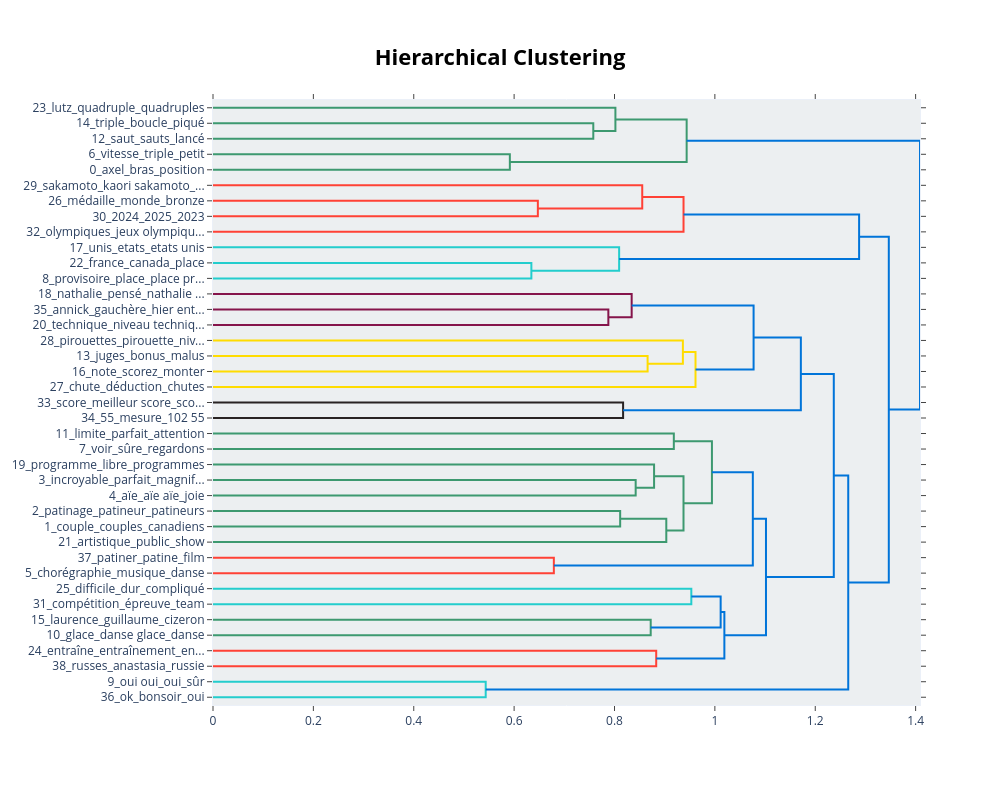

Source (notebook cell):
### Code cell
# Install dependencies if needed
# pip install bertopic sentence-transformers umap-learn hdbscan

from bertopic import BERTopic
from sentence_transformers import SentenceTransformer
from sklearn.feature_extraction.text import CountVectorizer
from umap import UMAP
from sklearn.cluster import HDBSCAN
from bertopic.cluster import BaseCluster

class SklearnHDBSCAN(BaseCluster):
    def __init__(self, *args, **kwargs):
        self.model = HDBSCAN(*args, **kwargs)
    
    def fit(self, X):
        self.model.fit(X)
        self.labels_ = self.model.labels_
        return self
    
    def fit_predict(self, X):
        self.labels_ = self.model.fit_predict(X)
        return self.labels_
hdbscan_model = SklearnHDBSCAN(
    min_cluster_size=50,      # bigger = fewer, larger topics
    min_samples=10,            # higher = more conservative clustering
    cluster_selection_epsilon=0.1,  # merge nearby clusters
    cluster_selection_method='leaf' # fewer, more specific clusters
)

# Load CamemBERT embedding model
embedding_model = SentenceTransformer("dangvantuan/sentence-camembert-base", device="cuda")

STOPWORDS = [x.strip() for x in open('stopwords.txt').readlines()]

# Vectorizer for topic representation
vectorizer_model = CountVectorizer(
    stop_words=STOPWORDS,
    ngram_range=(1,2),
    min_df=2
)
#umap_model = UMAP(n_neighbors=15, n_components=5, min_dist=0.0, random_state=42)
seed =  [
["émotion","larme","ému","joie","tristesse"],
["famille","parents","ami", "personnel", "conjoint"]]
""",
["attaque","montée","effort","énergie","relance","sprint"],        # tactique
["médaille","podium","victoire","champion","record","victoire","classement","premier","deuxième","troisième"],              # résultats
["bravo","chapeau","incroyable","monstrueux","magnifique","énorme"],        # admiration
["tir","cible","pénalité","debout","couché","faute"],                      # technique
["âge","ans","carrière","champion du monde","olympique","saison"],
["rapide","forme","expérience","solide","rapide","bon"],          # profil athlète
["devant","revient","prend la tête","écart","seconde", "temps","tour","intermédiaire","course","piste"] 
]"""
# Build BERTopic model
topic_model = BERTopic(
    embedding_model=embedding_model,
    vectorizer_model=vectorizer_model,
    hdbscan_model=hdbscan_model,
    language="french",
    calculate_probabilities=True,
    verbose=True,
    seed_topic_list=seed    
)

# Fit the model
topics, probs = topic_model.fit_transform(df["text"])

# Show discovered topics
print(topic_model.get_topic_info())

# Show keywords for a specific topic
print(topic_model.get_topic(0))

# Visualize topics
topic_model.visualize_topics()

# Visualize topic hierarchy
topic_model.visualize_hierarchy()

#keybertopic, extrait phrases saillantes
#tester lda
#virer phrases nulles et refaire tourner
#pas virer -1 sauf si faible échantillon et checker
#checker si semi-superviser pour trouver thèmes

### Figure 1 — Plotly figure (JSON) as saved in the notebook; plotly's stock layout.template omitted (floating-point values rounded to 4 significant figures)
{"data": [{"hoverinfo": "text", "marker": {"color": "rgb(61,153,112)"}, "mode": "lines", "type": "scatter", "x": [0.0, 0.7577, 0.7577, 0.0], "xaxis": "x", "y": [-15.0, -15.0, -25.0, -25.0], "yaxis": "y"}, {"hoverinfo": "text", "marker": {"color": "rgb(61,153,112)"}, "mode": "lines", "type": "scatter", "x": [0.0, 0.8018, 0.8018, 0.7577], "xaxis": "x", "y": [-5.0, -5.0, -20.0, -20.0], "yaxis": "y"}, {"hoverinfo": "text", "marker": {"color": "rgb(61,153,112)"}, "mode": "lines", "type": "scatter", "x": [0.0, 0.5915, 0.5915, 0.0], "xaxis": "x", "y": [-35.0, -35.0, -45.0, -45.0], "yaxis": "y"}, {"hoverinfo": "text", "marker": {"color": "rgb(61,153,112)"}, "mode": "lines", "type": "scatter", "x": [0.8018, 0.9438, 0.9438, 0.5915], "xaxis": "x", "y": [-12.5, -12.5, -40.0, -40.0], "yaxis": "y"}, {"hoverinfo": "text", "marker": {"color": "rgb(255,65,54)"}, "mode": "lines", "type": "scatter", "x": [0.0, 0.6473, 0.6473, 0.0], "xaxis": "x", "y": [-65.0, -65.0, -75.0, -75.0], "yaxis": "y"}, {"hoverinfo": "text", "marker": {"color": "rgb(255,65,54)"}, "mode": "lines", "type": "scatter", "x": [0.0, 0.8553, 0.8553, 0.6473], "xaxis": "x", "y": [-55.0, -55.0, -70.0, -70.0], "yaxis": "y"}, {"hoverinfo": "text", "marker": {"color": "rgb(255,65,54)"}, "mode": "lines", "type": "scatter", "x": [0.8553, 0.9376, 0.9376, 0.0], "xaxis": "x", "y": [-62.5, -62.5, -85.0, -85.0], "yaxis": "y"}, {"hoverinfo": "text", "marker": {"color": "rgb(35,205,205)"}, "mode": "lines", "type": "scatter", "x": [0.0, 0.6344, 0.6344, 0.0], "xaxis": "x", "y": [-105.0, -105.0, -115.0, -115.0], "yaxis": "y"}, {"hoverinfo": "text", "marker": {"color": "rgb(35,205,205)"}, "mode": "lines", "type": "scatter", "x": [0.0, 0.8093, 0.8093, 0.6344], "xaxis": "x", "y": [-95.0, -95.0, -110.0, -110.0], "yaxis": "y"}, {"hoverinfo": "text", "marker": {"color": "rgb(0,116,217)"}, "mode": "lines", "type": "scatter", "x": [0.9376, 1.287, 1.287, 0.8093], "xaxis": "x", "y": [-73.75, -73.75, -102.5, -102.5], "yaxis": "y"}, {"hoverinfo": "text", "marker": {"color": "rgb(133,20,75)"}, "mode": "lines", "type": "scatter", "x": [0.0, 0.7877, 0.7877, 0.0], "xaxis": "x", "y": [-135.0, -135.0, -145.0, -145.0], "yaxis": "y"}, {"hoverinfo": "text", "marker": {"color": "rgb(133,20,75)"}, "mode": "lines", "type": "scatter", "x": [0.0, 0.8342, 0.8342, 0.7877], "xaxis": "x", "y": [-125.0, -125.0, -140.0, -140.0], "yaxis": "y"}, {"hoverinfo": "text", "marker": {"color": "rgb(255,220,0)"}, "mode": "lines", "type": "scatter", "x": [0.0, 0.866, 0.866, 0.0], "xaxis": "x", "y": [-165.0, -165.0, -175.0, -175.0], "yaxis": "y"}, {"hoverinfo": "text", "marker": {"color": "rgb(255,220,0)"}, "mode": "lines", "type": "scatter", "x": [0.0, 0.9362, 0.9362, 0.866], "xaxis": "x", "y": [-155.0, -155.0, -170.0, -170.0], "yaxis": "y"}, {"hoverinfo": "text", "marker": {"color": "rgb(255,220,0)"}, "mode": "lines", "type": "scatter", "x": [0.9362, 0.9614, 0.9614, 0.0], "xaxis": "x", "y": [-162.5, -162.5, -185.0, -185.0], "yaxis": "y"}, {"hoverinfo": "text", "marker": {"color": "rgb(0,116,217)"}, "mode": "lines", "type": "scatter", "x": [0.8342, 1.077, 1.077, 0.9614], "xaxis": "x", "y": [-132.5, -132.5, -173.8, -173.8], "yaxis": "y"}, {"hoverinfo": "text", "marker": {"color": "rgb(40,35,35)"}, "mode": "lines", "type": "scatter", "x": [0.0, 0.8171, 0.8171, 0.0], "xaxis": "x", "y": [-195.0, -195.0, -205.0, -205.0], "yaxis": "y"}, {"hoverinfo": "text", "marker": {"color": "rgb(0,116,217)"}, "mode": "lines", "type": "scatter", "x": [1.077, 1.171, 1.171, 0.8171], "xaxis": "x", "y": [-153.1, -153.1, -200.0, -200.0], "yaxis": "y"}, {"hoverinfo": "text", "marker": {"color": "rgb(61,153,112)"}, "mode": "lines", "type": "scatter", "x": [0.0, 0.9182, 0.9182, 0.0], "xaxis": "x", "y": [-215.0, -215.0, -225.0, -225.0], "yaxis": "y"}, {"hoverinfo": "text", "marker": {"color": "rgb(61,153,112)"}, "mode": "lines", "type": "scatter", "x": [0.0, 0.8422, 0.8422, 0.0], "xaxis": "x", "y": [-245.0, -245.0, -255.0, -255.0], "yaxis": "y"}, {"hoverinfo": "text", "marker": {"color": "rgb(61,153,112)"}, "mode": "lines", "type": "scatter", "x": [0.0, 0.8789, 0.8789, 0.8422], "xaxis": "x", "y": [-235.0, -235.0, -250.0, -250.0], "yaxis": "y"}, {"hoverinfo": "text", "marker": {"color": "rgb(61,153,112)"}, "mode": "lines", "type": "scatter", "x": [0.0, 0.8113, 0.8113, 0.0], "xaxis": "x", "y": [-265.0, -265.0, -275.0, -275.0], "yaxis": "y"}, {"hoverinfo": "text", "marker": {"color": "rgb(61,153,112)"}, "mode": "lines", "type": "scatter", "x": [0.8113, 0.9032, 0.9032, 0.0], "xaxis": "x", "y": [-270.0, -270.0, -285.0, -285.0], "yaxis": "y"}, {"hoverinfo": "text", "marker": {"color": "rgb(61,153,112)"}, "mode": "lines", "type": "scatter", "x": [0.8789, 0.9375, 0.9375, 0.9032], "xaxis": "x", "y": [-242.5, -242.5, -277.5, -277.5], "yaxis": "y"}, {"hoverinfo": "text", "marker": {"color": "rgb(61,153,112)"}, "mode": "lines", "type": "scatter", "x": [0.9182, 0.9941, 0.9941, 0.9375], "xaxis": "x", "y": [-220.0, -220.0, -260.0, -260.0], "yaxis": "y"}, {"hoverinfo": "text", "marker": {"color": "rgb(255,65,54)"}, "mode": "lines", "type": "scatter", "x": [0.0, 0.6792, 0.6792, 0.0], "xaxis": "x", "y": [-295.0, -295.0, -305.0, -305.0], "yaxis": "y"}, {"hoverinfo": "text", "marker": {"color": "rgb(0,116,217)"}, "mode": "lines", "type": "scatter", "x": [0.9941, 1.076, 1.076, 0.6792], "xaxis": "x", "y": [-240.0, -240.0, -300.0, -300.0], "yaxis": "y"}, {"hoverinfo": "text", "marker": {"color": "rgb(35,205,205)"}, "mode": "lines", "type": "scatter", "x": [0.0, 0.9531, 0.9531, 0.0], "xaxis": "x", "y": [-315.0, -315.0, -325.0, -325.0], "yaxis": "y"}, {"hoverinfo": "text", "marker": {"color": "rgb(61,153,112)"}, "mode": "lines", "type": "scatter", "x": [0.0, 0.8721, 0.8721, 0.0], "xaxis": "x", "y": [-335.0, -335.0, -345.0, -345.0], "yaxis": "y"}, {"hoverinfo": "text", "marker": {"color": "rgb(0,116,217)"}, "mode": "lines", "type": "scatter", "x": [0.9531, 1.012, 1.012, 0.8721], "xaxis": "x", "y": [-320.0, -320.0, -340.0, -340.0], "yaxis": "y"}, {"hoverinfo": "text", "marker": {"color": "rgb(255,65,54)"}, "mode": "lines", "type": "scatter", "x": [0.0, 0.8831, 0.8831, 0.0], "xaxis": "x", "y": [-355.0, -355.0, -365.0, -365.0], "yaxis": "y"}, {"hoverinfo": "text", "marker": {"color": "rgb(0,116,217)"}, "mode": "lines", "type": "scatter", "x": [1.012, 1.019, 1.019, 0.8831], "xaxis": "x", "y": [-330.0, -330.0, -360.0, -360.0], "yaxis": "y"}, {"hoverinfo": "text", "marker": {"color": "rgb(0,116,217)"}, "mode": "lines", "type": "scatter", "x": [1.076, 1.102, 1.102, 1.019], "xaxis": "x", "y": [-270.0, -270.0, -345.0, -345.0], "yaxis": "y"}, {"hoverinfo": "text", "marker": {"color": "rgb(0,116,217)"}, "mode": "lines", "type": "scatter", "x": [1.171, 1.237, 1.237, 1.102], "xaxis": "x", "y": [-176.6, -176.6, -307.5, -307.5], "yaxis": "y"}, {"hoverinfo": "text", "marker": {"color": "rgb(35,205,205)"}, "mode": "lines", "type": "scatter", "x": [0.0, 0.5434, 0.5434, 0.0], "xaxis": "x", "y": [-375.0, -375.0, -385.0, -385.0], "yaxis": "y"}, {"hoverinfo": "text", "marker": {"color": "rgb(0,116,217)"}, "mode": "lines", "type": "scatter", "x": [1.237, 1.266, 1.266, 0.5434], "xaxis": "x", "y": [-242.0, -242.0, -380.0, -380.0], "yaxis": "y"}, {"hoverinfo": "text", "marker": {"color": "rgb(0,116,217)"}, "mode": "lines", "type": "scatter", "x": [1.287, 1.347, 1.347, 1.266], "xaxis": "x", "y": [-88.12, -88.12, -311.0, -311.0], "yaxis": "y"}, {"hoverinfo": "text", "marker": {"color": "rgb(0,116,217)"}, "mode": "lines", "type": "scatter", "x": [0.9438, 1.409, 1.409, 1.347], "xaxis": "x", "y": [-26.25, -26.25, -199.6, -199.6], "yaxis": "y"}], "layout": {"autosize": false, "height": 785, "hoverlabel": {"bgcolor": "white", "font": {"family": "Rockwell", "size": 16}}, "hovermode": "closest", "plot_bgcolor": "#ECEFF1", "showlegend": false, "title": {"font": {"color": "Black", "size": 22}, "text": "<b>Hierarchical Clustering</b>", "x": 0.5, "xanchor": "center", "yanchor": "top"}, "width": 1000, "xaxis": {"mirror": "allticks", "rangemode": "tozero", "showgrid": false, "showline": true, "showticklabels": true, "ticks": "outside", "type": "linear", "zeroline": false}, "yaxis": {"mirror": "allticks", "range": [-390, 0], "rangemode": "tozero", "showgrid": false, "showline": true, "showticklabels": true, "tickmode": "array", "ticks": "outside", "ticktext": ["23_lutz_quadruple_quadruples", "14_triple_boucle_piqué", "12_saut_sauts_lancé", "6_vitesse_triple_petit", "0_axel_bras_position", "29_sakamoto_kaori sakamoto_...", "26_médaille_monde_bronze", "30_2024_2025_2023", "32_olympiques_jeux olympiqu...", "17_unis_etats_etats unis", "22_france_canada_place", "8_provisoire_place_place pr...", "18_nathalie_pensé_nathalie ...", "35_annick_gauchère_hier ent...", "20_technique_niveau techniq...", "28_pirouettes_pirouette_niv...", "13_juges_bonus_malus", "16_note_scorez_monter", "27_chute_déduction_chutes", "33_score_meilleur score_sco...", "34_55_mesure_102 55", "11_limite_parfait_attention", "7_voir_sûre_regardons", "19_programme_libre_programmes", "3_incroyable_parfait_magnif...", "4_aïe_aïe aïe_joie", "2_patinage_patineur_patineurs", "1_couple_couples_canadiens", "21_artistique_public_show", "37_patiner_patine_film", "5_chorégraphie_musique_danse", "25_difficile_dur_compliqué", "31_compétition_épreuve_team", "15_laurence_guillaume_cizeron", "10_glace_danse glace_danse", "24_entraîne_entraînement_en...", "38_russes_anastasia_russie", "9_oui oui_oui_sûr", "36_ok_bonsoir_oui"], "tickvals": [-5, -15, -25, -35, -45, -55, -65, -75, -85, -95, -105, -115, -125, -135, -145, -155, -165, -175, -185, -195, -205, -215, -225, -235, -245, -255, -265, -275, -285, -295, -305, -315, -325, -335, -345, -355, -365, -375, -385], "type": "linear", "zeroline": false}}}
